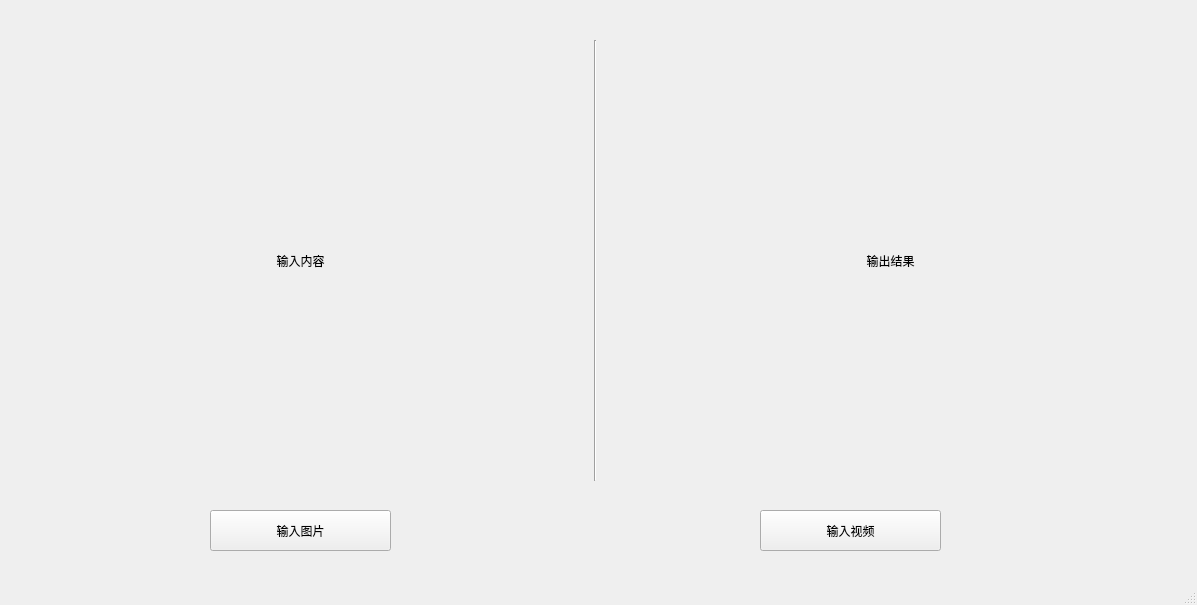
<?xml version="1.0" encoding="UTF-8"?>
<ui version="4.0">
 <class>MainWindow</class>
 <widget class="QMainWindow" name="MainWindow">
  <property name="geometry">
   <rect>
    <x>0</x>
    <y>0</y>
    <width>1197</width>
    <height>605</height>
   </rect>
  </property>
  <property name="windowTitle">
   <string>MainWindow</string>
  </property>
  <widget class="QWidget" name="centralwidget">
   <widget class="QPushButton" name="det_image">
    <property name="geometry">
     <rect>
      <x>210</x>
      <y>510</y>
      <width>181</width>
      <height>41</height>
     </rect>
    </property>
    <property name="text">
     <string>输入图片</string>
    </property>
   </widget>
   <widget class="QLabel" name="input">
    <property name="geometry">
     <rect>
      <x>30</x>
      <y>60</y>
      <width>541</width>
      <height>401</height>
     </rect>
    </property>
    <property name="text">
     <string>输入内容</string>
    </property>
    <property name="scaledContents">
     <bool>true</bool>
    </property>
    <property name="alignment">
     <set>Qt::AlignCenter</set>
    </property>
   </widget>
   <widget class="QLabel" name="output">
    <property name="geometry">
     <rect>
      <x>620</x>
      <y>60</y>
      <width>541</width>
      <height>401</height>
     </rect>
    </property>
    <property name="text">
     <string>输出结果</string>
    </property>
    <property name="textFormat">
     <enum>Qt::AutoText</enum>
    </property>
    <property name="scaledContents">
     <bool>true</bool>
    </property>
    <property name="alignment">
     <set>Qt::AlignCenter</set>
    </property>
    <property name="textInteractionFlags">
     <set>Qt::LinksAccessibleByMouse</set>
    </property>
   </widget>
   <widget class="QPushButton" name="det_video">
    <property name="geometry">
     <rect>
      <x>760</x>
      <y>510</y>
      <width>181</width>
      <height>41</height>
     </rect>
    </property>
    <property name="text">
     <string>输入视频</string>
    </property>
   </widget>
   <widget class="Line" name="line">
    <property name="geometry">
     <rect>
      <x>580</x>
      <y>40</y>
      <width>31</width>
      <height>441</height>
     </rect>
    </property>
    <property name="orientation">
     <enum>Qt::Vertical</enum>
    </property>
   </widget>
  </widget>
  <widget class="QStatusBar" name="statusbar"/>
 </widget>
 <resources/>
 <connections/>
</ui>
